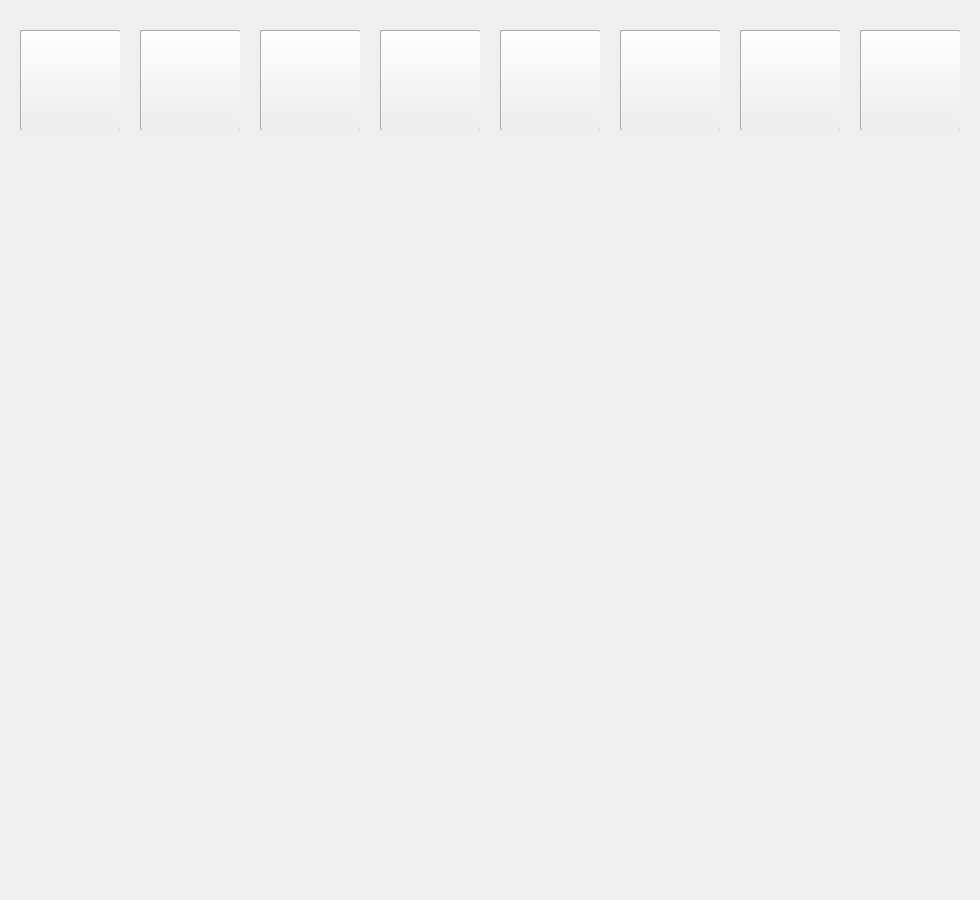
<?xml version="1.0" encoding="UTF-8"?>
<ui version="4.0">
 <class>Inventory</class>
 <widget class="QWidget" name="Inventory">
  <property name="geometry">
   <rect>
    <x>0</x>
    <y>0</y>
    <width>980</width>
    <height>900</height>
   </rect>
  </property>
  <property name="font">
   <font>
    <bold>true</bold>
   </font>
  </property>
  <property name="windowTitle">
   <string>Form</string>
  </property>
  <widget class="QFrame" name="border">
   <property name="geometry">
    <rect>
     <x>20</x>
     <y>30</y>
     <width>100</width>
     <height>100</height>
    </rect>
   </property>
   <property name="font">
    <font>
     <pointsize>24</pointsize>
     <bold>false</bold>
     <strikeout>false</strikeout>
    </font>
   </property>
   <property name="frameShape">
    <enum>QFrame::StyledPanel</enum>
   </property>
   <property name="frameShadow">
    <enum>QFrame::Raised</enum>
   </property>
   <widget class="QLabel" name="grassPic">
    <property name="geometry">
     <rect>
      <x>0</x>
      <y>0</y>
      <width>101</width>
      <height>101</height>
     </rect>
    </property>
    <property name="text">
     <string/>
    </property>
   </widget>
   <widget class="QLabel" name="grassCount">
    <property name="geometry">
     <rect>
      <x>50</x>
      <y>60</y>
      <width>41</width>
      <height>41</height>
     </rect>
    </property>
    <property name="font">
     <font>
      <pointsize>20</pointsize>
      <bold>true</bold>
      <strikeout>false</strikeout>
     </font>
    </property>
    <property name="text">
     <string/>
    </property>
    <property name="alignment">
     <set>Qt::AlignRight|Qt::AlignTrailing|Qt::AlignVCenter</set>
    </property>
   </widget>
   <widget class="QPushButton" name="grassButton">
    <property name="geometry">
     <rect>
      <x>0</x>
      <y>0</y>
      <width>101</width>
      <height>101</height>
     </rect>
    </property>
    <property name="text">
     <string/>
    </property>
   </widget>
  </widget>
  <widget class="QFrame" name="border_2">
   <property name="geometry">
    <rect>
     <x>140</x>
     <y>30</y>
     <width>100</width>
     <height>100</height>
    </rect>
   </property>
   <property name="font">
    <font>
     <pointsize>24</pointsize>
     <bold>false</bold>
     <strikeout>false</strikeout>
    </font>
   </property>
   <property name="frameShape">
    <enum>QFrame::StyledPanel</enum>
   </property>
   <property name="frameShadow">
    <enum>QFrame::Raised</enum>
   </property>
   <widget class="QLabel" name="dirtPic">
    <property name="geometry">
     <rect>
      <x>0</x>
      <y>0</y>
      <width>101</width>
      <height>101</height>
     </rect>
    </property>
    <property name="text">
     <string/>
    </property>
   </widget>
   <widget class="QLabel" name="dirtCount">
    <property name="geometry">
     <rect>
      <x>50</x>
      <y>60</y>
      <width>41</width>
      <height>41</height>
     </rect>
    </property>
    <property name="font">
     <font>
      <pointsize>20</pointsize>
      <bold>true</bold>
      <strikeout>false</strikeout>
     </font>
    </property>
    <property name="text">
     <string/>
    </property>
    <property name="alignment">
     <set>Qt::AlignRight|Qt::AlignTrailing|Qt::AlignVCenter</set>
    </property>
   </widget>
   <widget class="QPushButton" name="dirtButton">
    <property name="geometry">
     <rect>
      <x>0</x>
      <y>0</y>
      <width>101</width>
      <height>101</height>
     </rect>
    </property>
    <property name="text">
     <string/>
    </property>
   </widget>
  </widget>
  <widget class="QFrame" name="border_3">
   <property name="geometry">
    <rect>
     <x>260</x>
     <y>30</y>
     <width>100</width>
     <height>100</height>
    </rect>
   </property>
   <property name="font">
    <font>
     <pointsize>24</pointsize>
     <bold>false</bold>
     <strikeout>false</strikeout>
    </font>
   </property>
   <property name="frameShape">
    <enum>QFrame::StyledPanel</enum>
   </property>
   <property name="frameShadow">
    <enum>QFrame::Raised</enum>
   </property>
   <widget class="QLabel" name="stonePic">
    <property name="geometry">
     <rect>
      <x>0</x>
      <y>0</y>
      <width>101</width>
      <height>101</height>
     </rect>
    </property>
    <property name="text">
     <string/>
    </property>
   </widget>
   <widget class="QLabel" name="stoneCount">
    <property name="geometry">
     <rect>
      <x>50</x>
      <y>60</y>
      <width>41</width>
      <height>41</height>
     </rect>
    </property>
    <property name="font">
     <font>
      <pointsize>20</pointsize>
      <bold>true</bold>
      <strikeout>false</strikeout>
     </font>
    </property>
    <property name="text">
     <string/>
    </property>
    <property name="alignment">
     <set>Qt::AlignRight|Qt::AlignTrailing|Qt::AlignVCenter</set>
    </property>
   </widget>
   <widget class="QPushButton" name="stoneButton">
    <property name="geometry">
     <rect>
      <x>0</x>
      <y>0</y>
      <width>101</width>
      <height>101</height>
     </rect>
    </property>
    <property name="text">
     <string/>
    </property>
   </widget>
  </widget>
  <widget class="QFrame" name="border_4">
   <property name="geometry">
    <rect>
     <x>380</x>
     <y>30</y>
     <width>100</width>
     <height>100</height>
    </rect>
   </property>
   <property name="font">
    <font>
     <pointsize>24</pointsize>
     <bold>false</bold>
     <strikeout>false</strikeout>
    </font>
   </property>
   <property name="frameShape">
    <enum>QFrame::StyledPanel</enum>
   </property>
   <property name="frameShadow">
    <enum>QFrame::Raised</enum>
   </property>
   <widget class="QLabel" name="waterPic">
    <property name="geometry">
     <rect>
      <x>0</x>
      <y>0</y>
      <width>101</width>
      <height>101</height>
     </rect>
    </property>
    <property name="text">
     <string/>
    </property>
   </widget>
   <widget class="QLabel" name="waterCount">
    <property name="geometry">
     <rect>
      <x>50</x>
      <y>60</y>
      <width>41</width>
      <height>41</height>
     </rect>
    </property>
    <property name="font">
     <font>
      <pointsize>20</pointsize>
      <bold>true</bold>
      <strikeout>false</strikeout>
     </font>
    </property>
    <property name="text">
     <string/>
    </property>
    <property name="alignment">
     <set>Qt::AlignRight|Qt::AlignTrailing|Qt::AlignVCenter</set>
    </property>
   </widget>
   <widget class="QPushButton" name="waterButton">
    <property name="geometry">
     <rect>
      <x>0</x>
      <y>0</y>
      <width>101</width>
      <height>101</height>
     </rect>
    </property>
    <property name="text">
     <string/>
    </property>
   </widget>
  </widget>
  <widget class="QFrame" name="border_5">
   <property name="geometry">
    <rect>
     <x>500</x>
     <y>30</y>
     <width>100</width>
     <height>100</height>
    </rect>
   </property>
   <property name="font">
    <font>
     <pointsize>24</pointsize>
     <bold>false</bold>
     <strikeout>false</strikeout>
    </font>
   </property>
   <property name="frameShape">
    <enum>QFrame::StyledPanel</enum>
   </property>
   <property name="frameShadow">
    <enum>QFrame::Raised</enum>
   </property>
   <widget class="QLabel" name="lavaPic">
    <property name="geometry">
     <rect>
      <x>0</x>
      <y>0</y>
      <width>101</width>
      <height>101</height>
     </rect>
    </property>
    <property name="text">
     <string/>
    </property>
   </widget>
   <widget class="QLabel" name="lavaCount">
    <property name="geometry">
     <rect>
      <x>50</x>
      <y>60</y>
      <width>41</width>
      <height>41</height>
     </rect>
    </property>
    <property name="font">
     <font>
      <pointsize>20</pointsize>
      <bold>true</bold>
      <strikeout>false</strikeout>
     </font>
    </property>
    <property name="text">
     <string/>
    </property>
    <property name="alignment">
     <set>Qt::AlignRight|Qt::AlignTrailing|Qt::AlignVCenter</set>
    </property>
   </widget>
   <widget class="QPushButton" name="lavaButton">
    <property name="geometry">
     <rect>
      <x>0</x>
      <y>0</y>
      <width>101</width>
      <height>101</height>
     </rect>
    </property>
    <property name="text">
     <string/>
    </property>
   </widget>
  </widget>
  <widget class="QFrame" name="border_6">
   <property name="geometry">
    <rect>
     <x>620</x>
     <y>30</y>
     <width>100</width>
     <height>100</height>
    </rect>
   </property>
   <property name="font">
    <font>
     <pointsize>24</pointsize>
     <bold>false</bold>
     <strikeout>false</strikeout>
    </font>
   </property>
   <property name="frameShape">
    <enum>QFrame::StyledPanel</enum>
   </property>
   <property name="frameShadow">
    <enum>QFrame::Raised</enum>
   </property>
   <widget class="QLabel" name="icePic">
    <property name="geometry">
     <rect>
      <x>0</x>
      <y>0</y>
      <width>101</width>
      <height>101</height>
     </rect>
    </property>
    <property name="text">
     <string/>
    </property>
   </widget>
   <widget class="QLabel" name="iceCount">
    <property name="geometry">
     <rect>
      <x>50</x>
      <y>60</y>
      <width>41</width>
      <height>41</height>
     </rect>
    </property>
    <property name="font">
     <font>
      <pointsize>20</pointsize>
      <bold>true</bold>
      <strikeout>false</strikeout>
     </font>
    </property>
    <property name="text">
     <string/>
    </property>
    <property name="alignment">
     <set>Qt::AlignRight|Qt::AlignTrailing|Qt::AlignVCenter</set>
    </property>
   </widget>
   <widget class="QPushButton" name="iceButton">
    <property name="geometry">
     <rect>
      <x>0</x>
      <y>0</y>
      <width>101</width>
      <height>101</height>
     </rect>
    </property>
    <property name="text">
     <string/>
    </property>
   </widget>
  </widget>
  <widget class="QFrame" name="border_7">
   <property name="geometry">
    <rect>
     <x>740</x>
     <y>30</y>
     <width>100</width>
     <height>100</height>
    </rect>
   </property>
   <property name="font">
    <font>
     <pointsize>24</pointsize>
     <bold>false</bold>
     <strikeout>false</strikeout>
    </font>
   </property>
   <property name="frameShape">
    <enum>QFrame::StyledPanel</enum>
   </property>
   <property name="frameShadow">
    <enum>QFrame::Raised</enum>
   </property>
   <widget class="QLabel" name="snowPic">
    <property name="geometry">
     <rect>
      <x>0</x>
      <y>0</y>
      <width>101</width>
      <height>101</height>
     </rect>
    </property>
    <property name="text">
     <string/>
    </property>
   </widget>
   <widget class="QLabel" name="snowCount">
    <property name="geometry">
     <rect>
      <x>50</x>
      <y>60</y>
      <width>41</width>
      <height>41</height>
     </rect>
    </property>
    <property name="font">
     <font>
      <pointsize>20</pointsize>
      <bold>true</bold>
      <strikeout>false</strikeout>
     </font>
    </property>
    <property name="text">
     <string/>
    </property>
    <property name="alignment">
     <set>Qt::AlignRight|Qt::AlignTrailing|Qt::AlignVCenter</set>
    </property>
   </widget>
   <widget class="QPushButton" name="snowButton">
    <property name="geometry">
     <rect>
      <x>0</x>
      <y>0</y>
      <width>101</width>
      <height>101</height>
     </rect>
    </property>
    <property name="text">
     <string/>
    </property>
   </widget>
  </widget>
  <widget class="QFrame" name="border_8">
   <property name="geometry">
    <rect>
     <x>860</x>
     <y>30</y>
     <width>100</width>
     <height>100</height>
    </rect>
   </property>
   <property name="font">
    <font>
     <pointsize>24</pointsize>
     <bold>false</bold>
     <strikeout>false</strikeout>
    </font>
   </property>
   <property name="frameShape">
    <enum>QFrame::StyledPanel</enum>
   </property>
   <property name="frameShadow">
    <enum>QFrame::Raised</enum>
   </property>
   <widget class="QLabel" name="sandPic">
    <property name="geometry">
     <rect>
      <x>0</x>
      <y>0</y>
      <width>101</width>
      <height>101</height>
     </rect>
    </property>
    <property name="text">
     <string/>
    </property>
   </widget>
   <widget class="QLabel" name="sandCount">
    <property name="geometry">
     <rect>
      <x>50</x>
      <y>60</y>
      <width>41</width>
      <height>41</height>
     </rect>
    </property>
    <property name="font">
     <font>
      <pointsize>20</pointsize>
      <bold>true</bold>
      <strikeout>false</strikeout>
     </font>
    </property>
    <property name="text">
     <string/>
    </property>
    <property name="alignment">
     <set>Qt::AlignRight|Qt::AlignTrailing|Qt::AlignVCenter</set>
    </property>
   </widget>
   <widget class="QPushButton" name="sandButton">
    <property name="geometry">
     <rect>
      <x>0</x>
      <y>0</y>
      <width>101</width>
      <height>101</height>
     </rect>
    </property>
    <property name="text">
     <string/>
    </property>
   </widget>
  </widget>
 </widget>
 <resources/>
 <connections/>
</ui>
